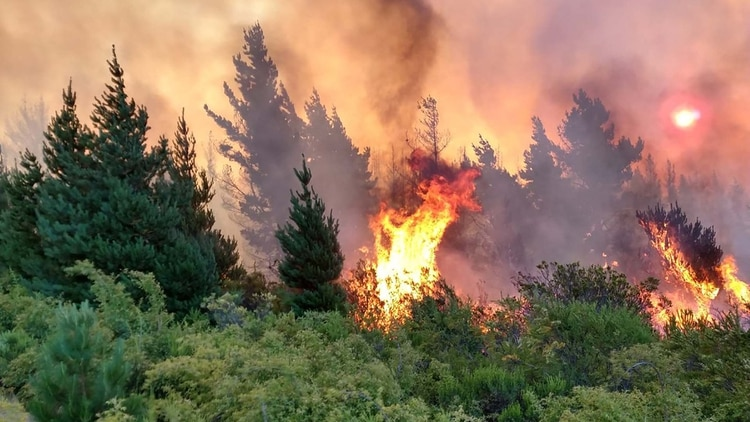
#> input picture FireForest.jpg, 750 x 422 px
$ python rotacion.py --imagen ../FireForest.jpg
#> lines starting #> are read from the running program, lines starting #| are printed output that depends on the picture
import numpy as np
import argparse
import imutils
import cv2

ap = argparse.ArgumentParser()
ap.add_argument("-i","--imagen", required=True,
        help="Imagen pasada por Path")
args = vars(ap.parse_args())

imagen = cv2.imread(args["imagen"])
#> imagen is the input picture: shape (422, 750, 3); mean B, G, R 91.2, 114.5, 137.7
cv2.imshow("Original",imagen)

(h, w) = imagen.shape[:2]
#> h = 422; w = 750
centro = (w // 2, h // 2)
#> centro = (375, 211)

M = cv2.getRotationMatrix2D(centro, 45, 1.0)
rotada = cv2.warpAffine(imagen, M, (w,h))
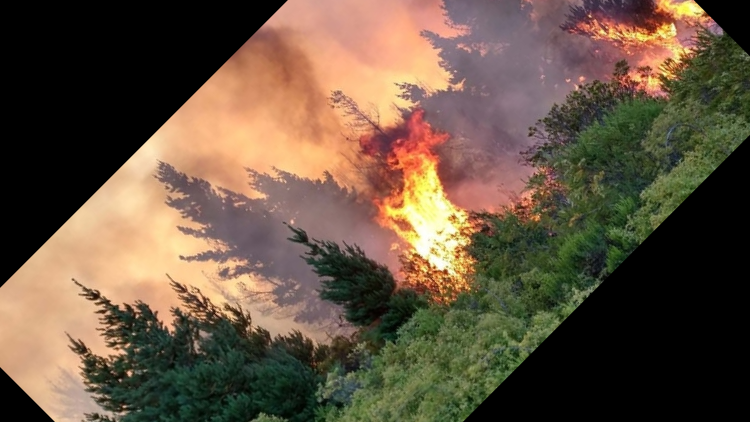
#> rotada: shape (422, 750, 3); mean B, G, R 65.6, 84.2, 102.4
cv2.imshow("Rotada 45",rotada)

M = cv2.getRotationMatrix2D(centro, -90, 1.0)
rotada = cv2.warpAffine(imagen, M, (w,h))
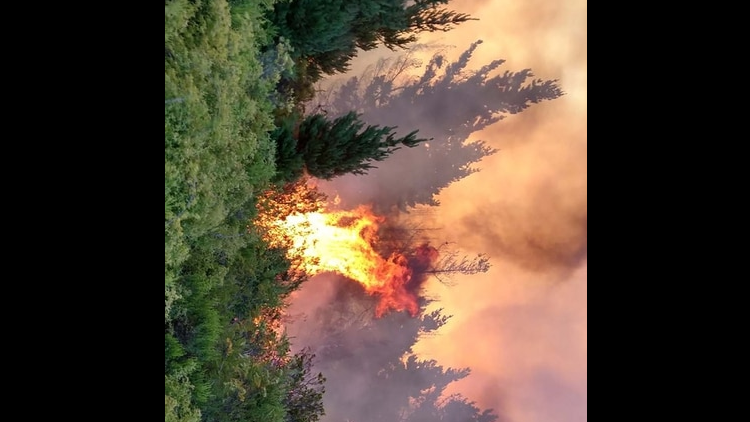
#> rotada: shape (422, 750, 3); mean B, G, R 52.4, 67.2, 82.3
cv2.imshow("Rotada -90",rotada)

rotada = imutils.rotate(imagen,180)
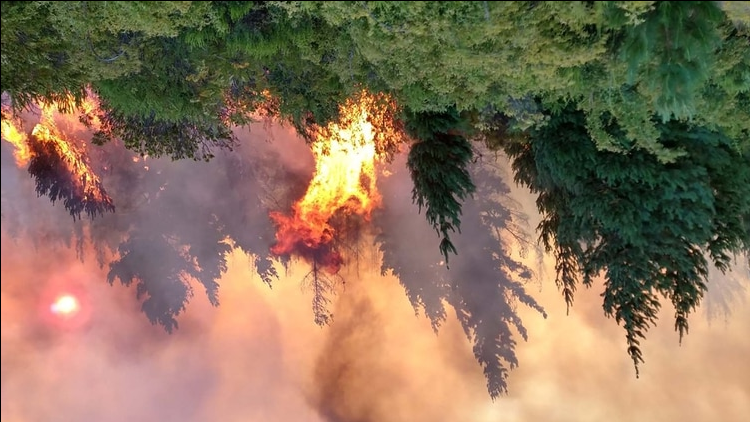
#> rotada: shape (422, 750, 3); mean B, G, R 90.8, 114, 137
cv2.imshow("Rotada 180",rotada)

cv2.waitKey(0)
cv2.destroyAllWindows()
